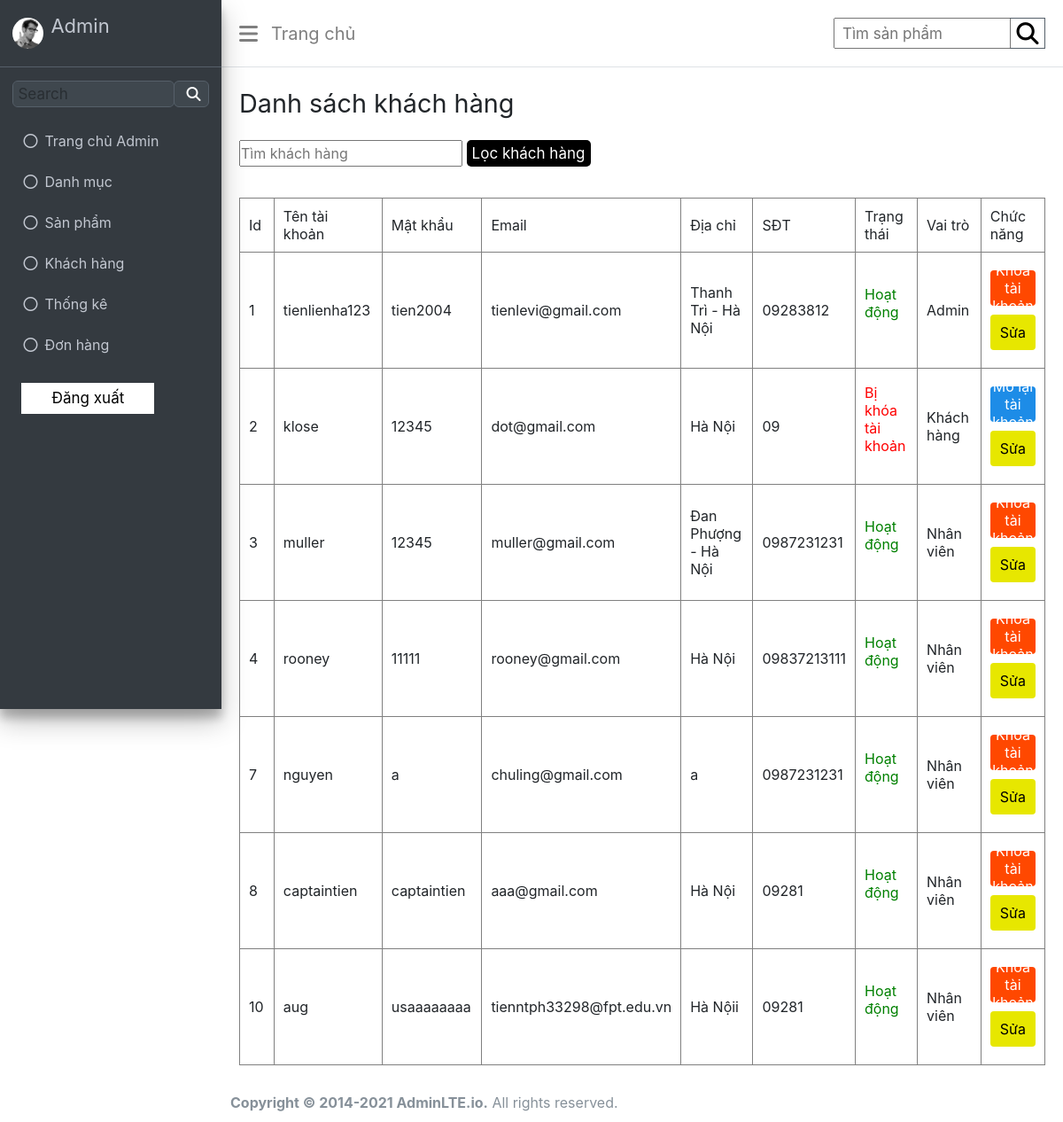
/admin/index.php?act=listtk, run on an earlier commit of the app's database.
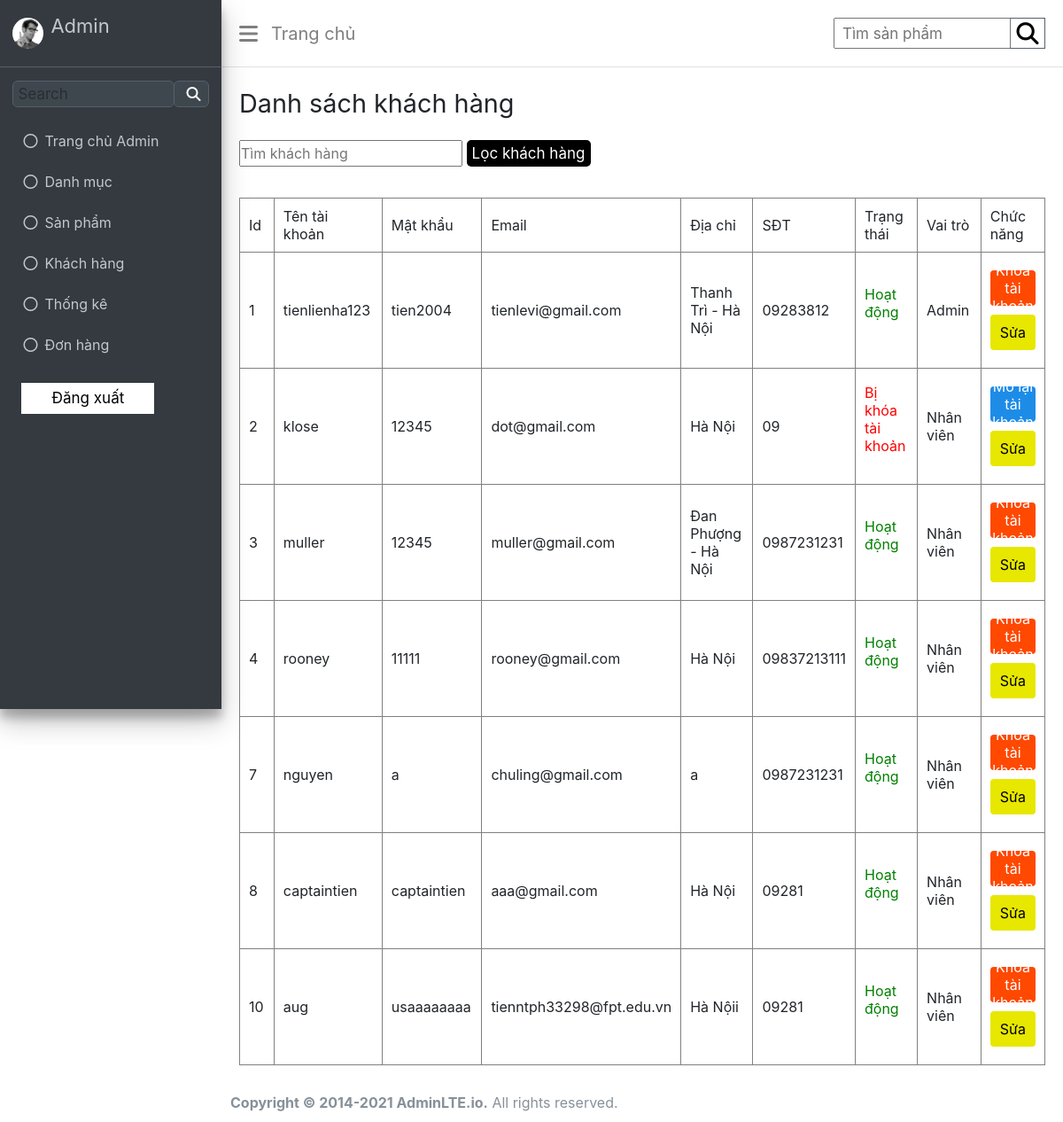
And on a later commit of the database.
### tables this page shows
CREATE TABLE `khachhang` (
  `id` int(11) NOT NULL,
  `username` varchar(255) NOT NULL,
  `password` varchar(255) NOT NULL,
  `email` varchar(255) NOT NULL,
  `diachi` varchar(255) NOT NULL,
  `sdt` varchar(255) NOT NULL,
  `trangthai` int(11) NOT NULL,
  `idvaitro` int(11) NOT NULL
);

### model/pdo.php (called while the page is built, shortened)
<?php
function pdo_get_connection(){
    $servername = "localhost";
    $username = "root";
    $password = "";
    try {
        $conn = new PDO("mysql:host=$servername;dbname=wd18331_duan1", $username, $password);
        $conn->setAttribute(PDO::ATTR_ERRMODE, PDO::ERRMODE_EXCEPTION);
        return $conn;
    } catch(PDOException $e) {
        echo "Connection failed: " . $e->getMessage();
    }
}
function pdo_query($sql){
    $sql_args=array_slice(func_get_args(),1);
    try{
        $conn=pdo_get_connection();
        $stmt=$conn->prepare($sql);
        $stmt->execute($sql_args);
        $rows=$stmt->fetchAll();
        return $rows;
    }
    catch(PDOException $e){
        throw $e;
    }
    finally{
        unset($conn);
    }
}
?>

### model/khachhang.php (called while the page is built, shortened)
<?php
function loadAllTk(){
    $sql = "SELECT * FROM khachhang";
    $listtk = pdo_query($sql);
    pdo_query($sql);
    return $listtk;
}
?>

### admin/taikhoan/list.php (the view, shortened to what this page needs)
<body>
    <div class="wrapper">
        <div class="admin">
            <h1>Danh sách khách hàng</h1>
        </div>
        <form class="filter" action="index.php?act=listsp" method="post">
            <input type="text" name="kym" placeholder="Tìm khách hàng" />
            <input class="filter-search" type="submit" name="listok" value="Lọc khách hàng" />
        </form>
        <div class="table">
            <table class="table-bordered" border="1">
                <tr>
                    <td style="width: 100px">Id</td>
                    <td style="width: 250px">Tên tài khoản</td>
                    <td style="width: 200px">Mật khẩu</td>
                    <td style="width: 200px">Email</td>
                    <td style="width: 200px">Địa chỉ</td>
                    <td style="width: 100px">SĐT</td>
                    <td style="width: 200px">Trạng thái</td>
                    <td style="width: 200px">Vai trò</td>
                    <td style="width: 300px">Chức năng</td>
                </tr>
                <?php foreach ($listtk as $tk) {
                extract($tk);
                $khoataikhoan = "index.php?act=khoatk&id=".$id;
                $molaitaikhoan = "index.php?act=molaitk&id=".$id;
                $sua = "index.php?act=edittk&id=".$id;
           echo ' <tr>
                <td>'.$id.'</td>
                <td>'.$username.'</td>
                <td>'.$password.'</td>
                <td>'.$email.'</td>
                <td>'.$diachi.'</td>
                <td>'.$sdt.'</td>
                <td>'.($trangthai === 0 ? "<p style='color: green;'>Hoạt động</p>" : "<p style='color: red;'>Bị khóa tài khoản</p>").'</td>
                <td>'.($idvaitro === 1 ? "Admin" : ($idvaitro === 2 ? "Nhân viên" : "Khách hàng")).'</td>
                <td class="edit-delete">
                    '.($trangthai === 0 ? "<a href=".$khoataikhoan." onclick='return confirmUpdate()' class='delete'>
                    Khóa tài khoản
                </a>"
                 : "<a href=".$molaitaikhoan." onclick='return confirmUpdate()' class='detail'>Mở lại tài khoản</a>").'
                 <a class="edit" href='.$sua.'>Sửa</a>
                </td>
            </tr>';
           } ?>
            </table>
        </div>
    </div>
</body>

What changed in the data, as far as the page shows it:
changed khachhang "klose": idvaitro "Khách hàng" → "Nhân viên"
